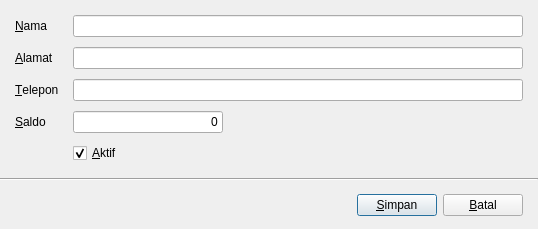
<?xml version="1.0" encoding="UTF-8"?>
<ui version="4.0">
 <class>CustomerEditor</class>
 <widget class="QDialog" name="CustomerEditor">
  <property name="geometry">
   <rect>
    <x>0</x>
    <y>0</y>
    <width>538</width>
    <height>229</height>
   </rect>
  </property>
  <property name="windowTitle">
   <string>Supplier</string>
  </property>
  <layout class="QVBoxLayout" name="verticalLayout">
   <property name="spacing">
    <number>0</number>
   </property>
   <property name="leftMargin">
    <number>0</number>
   </property>
   <property name="topMargin">
    <number>0</number>
   </property>
   <property name="rightMargin">
    <number>0</number>
   </property>
   <property name="bottomMargin">
    <number>0</number>
   </property>
   <item>
    <widget class="QFrame" name="contentFrame">
     <layout class="QFormLayout" name="formLayout">
      <property name="horizontalSpacing">
       <number>15</number>
      </property>
      <property name="verticalSpacing">
       <number>10</number>
      </property>
      <property name="leftMargin">
       <number>15</number>
      </property>
      <property name="topMargin">
       <number>15</number>
      </property>
      <property name="rightMargin">
       <number>15</number>
      </property>
      <property name="bottomMargin">
       <number>15</number>
      </property>
      <item row="0" column="0">
       <widget class="QLabel" name="label">
        <property name="text">
         <string>&amp;Nama</string>
        </property>
        <property name="buddy">
         <cstring>nameEdit</cstring>
        </property>
       </widget>
      </item>
      <item row="0" column="1">
       <widget class="QLineEdit" name="nameEdit"/>
      </item>
      <item row="1" column="0">
       <widget class="QLabel" name="label_9">
        <property name="text">
         <string>&amp;Alamat</string>
        </property>
        <property name="buddy">
         <cstring>addressEdit</cstring>
        </property>
       </widget>
      </item>
      <item row="1" column="1">
       <widget class="QLineEdit" name="addressEdit"/>
      </item>
      <item row="2" column="0">
       <widget class="QLabel" name="label_8">
        <property name="text">
         <string>&amp;Telepon</string>
        </property>
        <property name="buddy">
         <cstring>phoneEdit</cstring>
        </property>
       </widget>
      </item>
      <item row="2" column="1">
       <widget class="QLineEdit" name="phoneEdit">
        <property name="minimumSize">
         <size>
          <width>150</width>
          <height>0</height>
         </size>
        </property>
       </widget>
      </item>
      <item row="3" column="0">
       <widget class="QLabel" name="label_4">
        <property name="text">
         <string>&amp;Saldo</string>
        </property>
        <property name="buddy">
         <cstring>balanceEdit</cstring>
        </property>
       </widget>
      </item>
      <item row="3" column="1">
       <widget class="CurrencyEdit" name="balanceEdit">
        <property name="maximumSize">
         <size>
          <width>150</width>
          <height>16777215</height>
         </size>
        </property>
        <property name="text">
         <string>0</string>
        </property>
        <property name="alignment">
         <set>Qt::AlignRight|Qt::AlignTrailing|Qt::AlignVCenter</set>
        </property>
       </widget>
      </item>
      <item row="4" column="1">
       <widget class="QCheckBox" name="activeCheckBox">
        <property name="text">
         <string>&amp;Aktif</string>
        </property>
        <property name="checked">
         <bool>true</bool>
        </property>
       </widget>
      </item>
     </layout>
    </widget>
   </item>
   <item>
    <widget class="Line" name="line">
     <property name="orientation">
      <enum>Qt::Horizontal</enum>
     </property>
    </widget>
   </item>
   <item>
    <widget class="QFrame" name="footerFrame">
     <layout class="QHBoxLayout" name="horizontalLayout">
      <property name="spacing">
       <number>6</number>
      </property>
      <property name="leftMargin">
       <number>15</number>
      </property>
      <property name="topMargin">
       <number>10</number>
      </property>
      <property name="rightMargin">
       <number>15</number>
      </property>
      <property name="bottomMargin">
       <number>10</number>
      </property>
      <item>
       <spacer name="horizontalSpacer">
        <property name="orientation">
         <enum>Qt::Horizontal</enum>
        </property>
        <property name="sizeHint" stdset="0">
         <size>
          <width>40</width>
          <height>20</height>
         </size>
        </property>
       </spacer>
      </item>
      <item>
       <widget class="QPushButton" name="saveButton">
        <property name="text">
         <string>&amp;Simpan</string>
        </property>
        <property name="icon">
         <iconset resource="app.qrc">
          <normaloff>:/icons/save</normaloff>:/icons/save</iconset>
        </property>
        <property name="iconSize">
         <size>
          <width>20</width>
          <height>20</height>
         </size>
        </property>
       </widget>
      </item>
      <item>
       <widget class="QPushButton" name="cancelButton">
        <property name="text">
         <string>&amp;Batal</string>
        </property>
        <property name="icon">
         <iconset resource="app.qrc">
          <normaloff>:/icons/clear</normaloff>:/icons/clear</iconset>
        </property>
        <property name="iconSize">
         <size>
          <width>20</width>
          <height>20</height>
         </size>
        </property>
       </widget>
      </item>
     </layout>
    </widget>
   </item>
  </layout>
 </widget>
 <customwidgets>
  <customwidget>
   <class>CurrencyEdit</class>
   <extends>QLineEdit</extends>
   <header>libs/currencyedit.h</header>
  </customwidget>
 </customwidgets>
 <tabstops>
  <tabstop>nameEdit</tabstop>
  <tabstop>addressEdit</tabstop>
  <tabstop>phoneEdit</tabstop>
  <tabstop>balanceEdit</tabstop>
  <tabstop>activeCheckBox</tabstop>
  <tabstop>saveButton</tabstop>
  <tabstop>cancelButton</tabstop>
 </tabstops>
 <resources>
  <include location="app.qrc"/>
 </resources>
 <connections/>
</ui>
